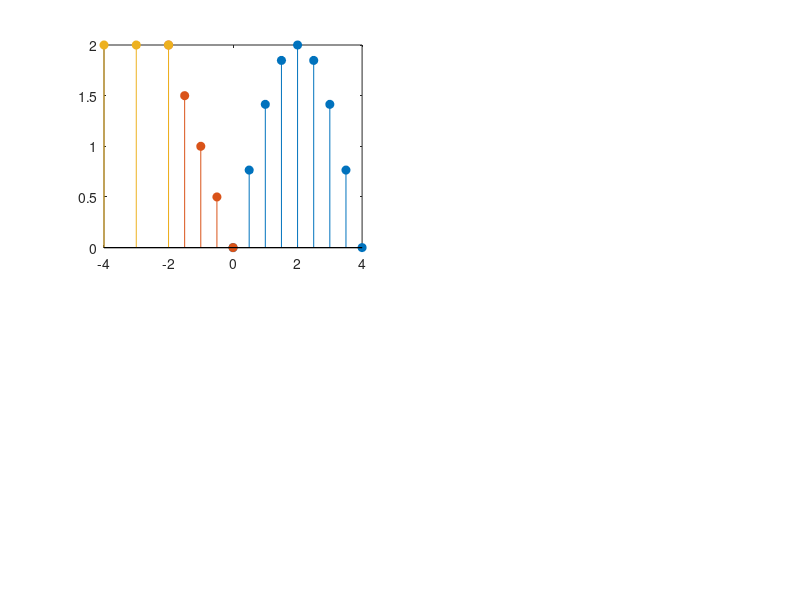

This chart was generated by the following MATLAB code: (Note: this script raises an error after producing the figure.)
% Define the time range and step size

x1 = 0:0.5:4;
x2 = -2:0.5:0;
x3 = -4:-2;

y1 = 2*(sin((pi/4)*x1));
y2 = -x2;
y3 = [2,2,2];

t=3;
t2 = 4;
% Plot the original and shifted signals
figure;
subplot(2,2,1)
stem(x1,y1,'filled');
hold on;
stem(x2,y2,'filled');
hold on;
stem(x3,y3,'filled');
hold off;
xline(0,'--r')
yline(0,'--r')
axis([-8 8 -1 3 ])
title('Original signal');
xlabel('Time (s)');
ylabel('Amplitude');

subplot(2,2,2)
stem(x1 - t,y1,'filled');
hold on;
stem(x2 - t,y2,'filled');
hold on;
stem(x3 - t,y3,'filled');
hold off;
xline(0,'--r')
yline(0,'--r')
axis([-8 8 -1 3 ])
title('Original signal');
xlabel('Time (s)');
ylabel('Amplitude');

subplot(2,2,3)
stem(x1 * t,y1,'filled');
hold on;
stem(x2* t,y2,'filled');
hold on;
stem(x3 * t,y3,'filled');
hold off;
xline(0,'--r')
yline(0,'--r')
axis([-8 8 -1 3 ])
title('Original signal');
xlabel('Time (s)');
ylabel('Amplitude');

subplot(2,2,4)
stem(-x1,y1,'filled');
hold on;
stem(-x2,y2,'filled');
hold on;
stem(-x3,y3,'filled');
hold off;
xline(0,'--r')
yline(0,'--r')
axis([-8 8 -1 3 ])
title('Original signal');
xlabel('Time (s)');
ylabel('Amplitude');
grid on;



 
